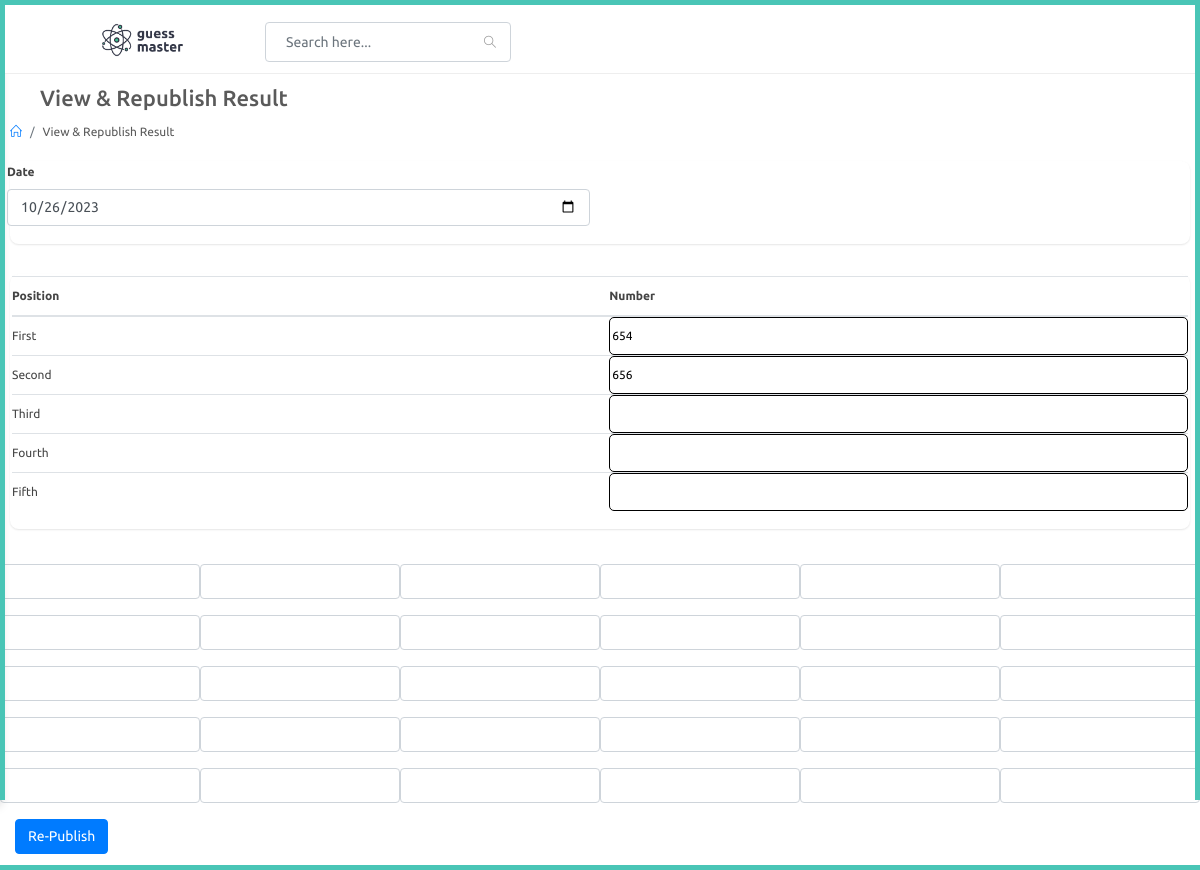
The app's page /adminapp/republish-results, older data.
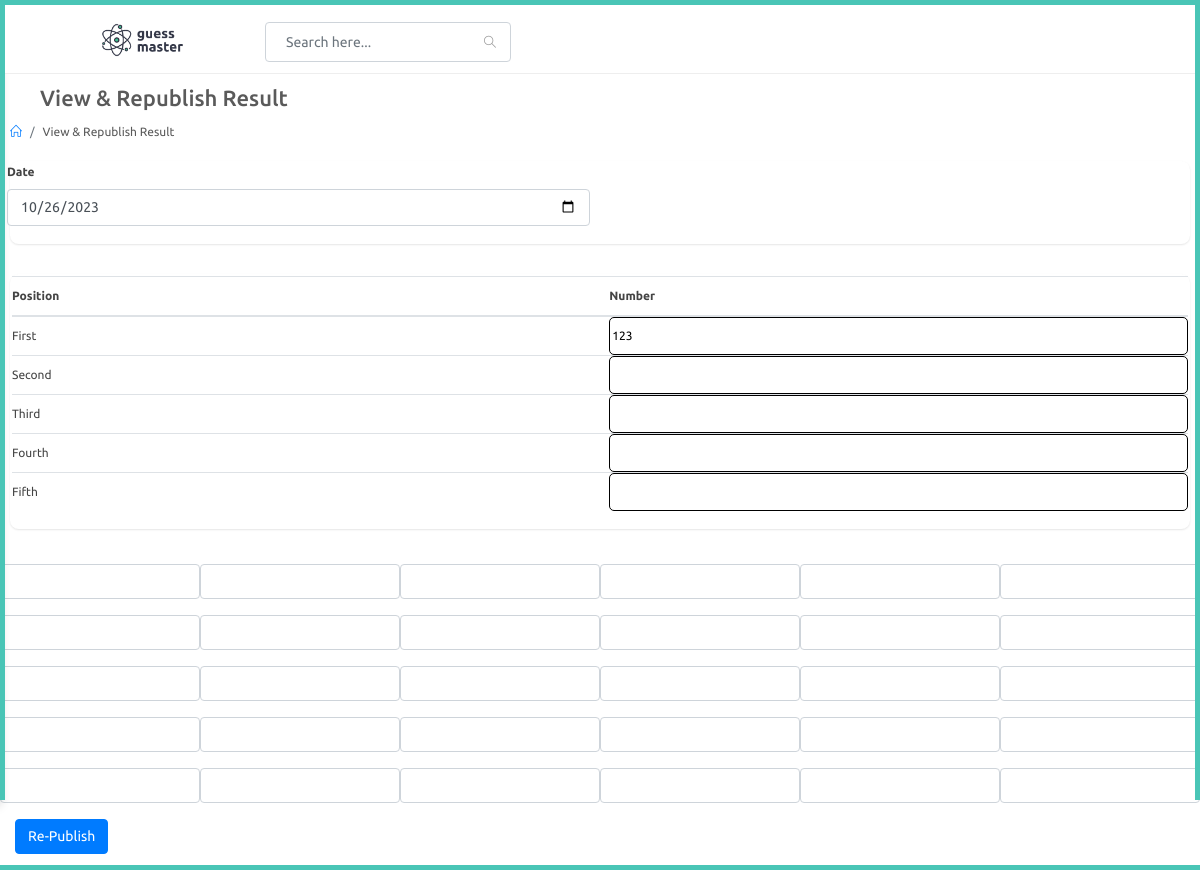
The same page, newer data.
### adminapp/models.py (models this page shows, shortened)
class Result(models.Model):
    date = models.DateField()
    time = models.ForeignKey(PlayTime,on_delete=models.CASCADE)
    first = models.CharField(max_length=3,null=True)
    second = models.CharField(max_length=3,null=True)
    third = models.CharField(max_length=3,null=True)
    fourth = models.CharField(max_length=3,null=True)
    fifth = models.CharField(max_length=3,null=True)
    field1 = models.CharField(max_length=3,null=True)
    field2 = models.CharField(max_length=3,null=True)
    field3 = models.CharField(max_length=3,null=True)
    field4 = models.CharField(max_length=3,null=True)
    field5 = models.CharField(max_length=3,null=True)
    field6 = models.CharField(max_length=3,null=True)
    field7 = models.CharField(max_length=3,null=True)
    field8 = models.CharField(max_length=3,null=True)
    field9 = models.CharField(max_length=3,null=True)
    field10 = models.CharField(max_length=3,null=True)
    field11 = models.CharField(max_length=3,null=True)
    field12 = models.CharField(max_length=3,null=True)
    field13 = models.CharField(max_length=3,null=True)
    field14 = models.CharField(max_length=3,null=True)
    field15 = models.CharField(max_length=3,null=True)
    field16 = models.CharField(max_length=3,null=True)
    field17 = models.CharField(max_length=3,null=True)
    field18 = models.CharField(max_length=3,null=True)
    field19 = models.CharField(max_length=3,null=True)
    field20 = models.CharField(max_length=3,null=True)
    field21 = models.CharField(max_length=3,null=True)
    field22 = models.CharField(max_length=3,null=True)
    field23 = models.CharField(max_length=3,null=True)
    field24 = models.CharField(max_length=3,null=True)
    field25 = models.CharField(max_length=3,null=True)
    field26 = models.CharField(max_length=3,null=True)
    field27 = models.CharField(max_length=3,null=True)
    field28 = models.CharField(max_length=3,null=True)
    field29 = models.CharField(max_length=3,null=True)
    field30 = models.CharField(max_length=3,null=True)

### adminapp/views.py (the view, shortened to what this page needs)
# urls.py: path('republish-results',views.republish_results,name="republish_results"),
def republish_results(request):
    times = PlayTime.objects.filter().all()
    ist = pytz.timezone('Asia/Kolkata')
    current_date = timezone.now().astimezone(ist).date()
    last_result = Result.objects.filter(date=current_date).last()
    time = last_result.time
    if last_result:
        field_values = {
            'first': last_result.first,
            'second': last_result.second,
            'third': last_result.third,
            'fourth': last_result.fourth,
            'fifth': last_result.fifth,
            'feild1': last_result.field1,
            'feild2': last_result.field2,
            'feild3': last_result.field3,
            'feild4': last_result.field4,
            'feild5': last_result.field5,
            'feild6': last_result.field6,
            'feild7': last_result.field7,
            'feild8': last_result.field8,
            'feild9': last_result.field9,
            'feild10': last_result.field10,
            'feild11': last_result.field11,
            'feild12': last_result.field12,
            'feild13': last_result.field13,
            'feild14': last_result.field14,
            'feild15': last_result.field15,
            'feild16': last_result.field16,
            'feild17': last_result.field17,
            'feild18': last_result.field18,
            'feild19': last_result.field19,
            'feild20': last_result.field20,
            'feild21': last_result.field21,
            'feild22': last_result.field22,
            'feild23': last_result.field23,
            'feild24': last_result.field24,
            'feild25': last_result.field25,
            'feild26': last_result.field26,
            'feild27': last_result.field27,
            'feild28': last_result.field28,
            'feild29': last_result.field29,
            'feild30': last_result.field30,
        }
    context = {
        'timings' : times,
        'result' : last_result,
        'field_values' : field_values
    }
    return render(request,'adminapp/republish_results.html',context)

### templates/adminapp/republish_results.html (shortened to what the changed rows need)
{% extends 'adminapp/partials/base.html' %}
{% load static %}
{% block content %}
<div id="main-content">
    <div class="container-fluid">
        <div class="block-header">
            <div class="row">
                <div class="col-lg-5 col-md-8 col-sm-12">
                    <h2><a href="javascript:void(0);" class="btn btn-xs btn-link btn-toggle-fullwidth"><i class="fa fa-arrow-left"></i></a> View & Republish Result</h2>
                </div>
            </div>
        </div>
        <form method="POST">
        <div class="row clearfix">
            <div class="col-lg-12">
                <div class="card">
                    <div class="body">
                        <table id="mainTable" class="table table-hover">
                            <thead>
                                <tr>
                                    <th>Position</th>
                                    <th>Number</th>
                                </tr>
                            </thead>
                            <tbody>
                                <tr>
                                    <td contenteditable="true" style="position: relative;">
                                        <input type="number" value="{{ field_values.first }}" class="auto-focus" required name="first" style="position: absolute; top: 0; left: 0; width: 100%; height: 100%; border: solid 1px; border-radius: 5px; background: transparent;">
                                    </td>
                                </tr>
                                <tr>
                                    <td contenteditable="true" style="position: relative;">
                                        <input type="number" value="{{ field_values.second }}" class="auto-focus" name="second" style="position: absolute; top: 0; left: 0; width: 100%; height: 100%; border: solid 1px; border-radius: 5px; background: transparent;">
                                    </td>
                                </tr>
                            </tbody>
                        </table>
                    </div>
                </div>
            </div>
        </div>
        </form>
</div>
{% endblock %}

Row changes from the older to the newer data that the page shows:
removed Result: first "654", second "656"
added Result: first "123"
